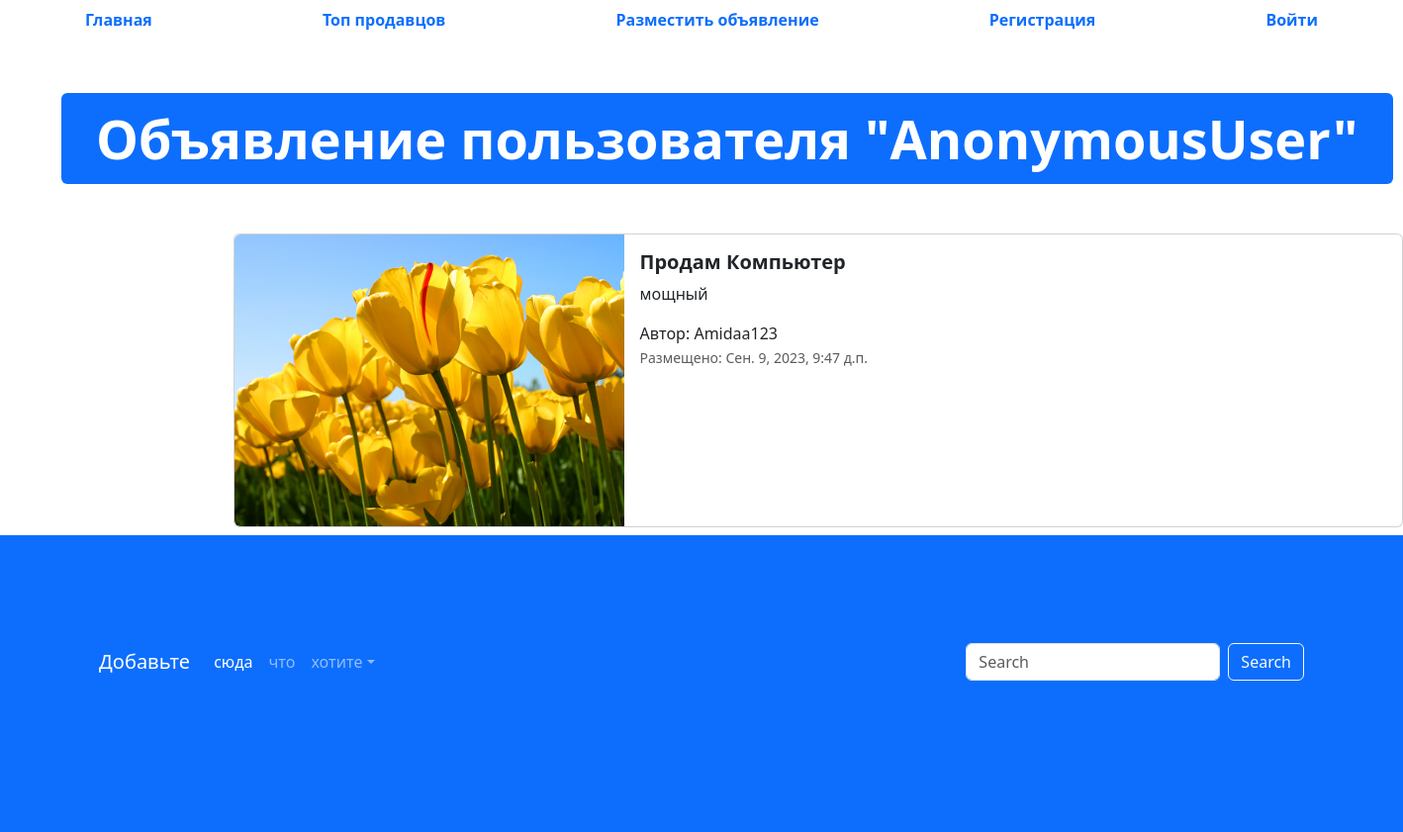
The page /advertisement/10 on the database its author committed.
### app_advertisement/models.py (models this page shows, shortened)
class Advertisement(models.Model):
    title = models.CharField(
        max_length=80,
        verbose_name="Название"
    )
    description = models.TextField(
        verbose_name="Описание"
    )
    price = models.DecimalField(
        max_digits=10,
        decimal_places=2,
        verbose_name="Цена"
    )
    auction = models.BooleanField(
        verbose_name="Торг",
        default=False
    )
    created_at = models.DateTimeField(
        auto_now_add=True,
        verbose_name="Дата публикации"
    )
    updated_at = models.DateTimeField(
        auto_now=True,
        verbose_name="Дата редактирования"
    )
    user = models.ForeignKey(
        User,
        verbose_name="Пользователь",
        on_delete=models.CASCADE
    )
    image = models.ImageField(
        verbose_name="Изображение",
        upload_to="advertisements/",
        null = True,
        blank = True
    )
    class Meta:
        db_table = "advertisement"

### app_advertisement/views.py (the view)
# urls.py: path("advertisement/<int:pk>", advertisement_view, name="advert"),
def advertisement_view(request, pk):
    advertisement = Advertisement.objects.get(pk=pk)
    context = {
        "adv": advertisement,
    }
    return render(request, "app_advertisement/advertisement.html", context)

### templates/app_advertisement/advertisement.html (shortened to what this page needs)
{% extends 'base.html' %}
{% load static %}
{% block content%}
<ul class="nav nav-pills sticky-top bg-white nav-fill">
  <li class="nav-item">
    <a class="nav-link" aria-current="page" href="{% url 'main-page' %}">
      <span style="font-weight: bold;">Главная</span>
    </a>
  </li>
  <li class="nav-item">
    <a class="nav-link" href="{% url 'top-sellers' %}"><span style="font-weight: bold;">Топ продавцов</span>
    </a>
  </li>
  <li class="nav-item">
    <a class="nav-link" href="{% url 'adv-post' %}">
      <span style="font-weight: bold;">Разместить объявление</span>
    </a>
  </li>
  {% if user.is_authenticated %}
  <li class="nav-item">
    <a class="nav-link" href="{% url 'profile' %}">
      <span style="font-weight: bold;">Профиль</span>
    </a>
  </li>
  <li class="nav-item">
    <a class="nav-link" href="{% url 'logout' %}">
      <span style="font-weight: bold;">Выйти</span>
    </a>
  </li>
  {% else %}
  <li class="nav-item">
    <a class="nav-link" href="{% url 'register' %}">
      <span style="font-weight: bold;">Регистрация</span>
    </a>
  </li>
  <li class="nav-item">
    <a class="nav-link" href="{% url 'login' %}">
      <span style="font-weight: bold;">Войти</span>
    </a>
  </li>
  {% endif %}
</ul>
  <div class="container" style="margin: 50px;">
    <div class="display-2">
      <span class="badge bg-primary">Объявление пользователя "{{ user }}"</span>
    </div>
  </div>
  <div class="col offset-2">
    <div class="card mb-2" style="max-width: 1200px; margin-top: 20px;">
      <div class="row g-0">
        <div class="col-md-4">
          <a href="#" class="nav-link">
            <img src="{% if adv.image %} {{ adv.image }} {% else %} {% static 'img/adv.png' %} {% endif %}" class="img-fluid rounded-start" alt="Card title">
          </a>
        </div>
        <div class="col">
          <div class="card-body">
            <h5 class="card-title">
              <a href="#" class="nav-link"><strong>Продам {{ adv.title }}</strong></a>
            </h5>
            <p class="card-text">
              {{ adv.description }}
            </p>
            <span>Автор: {{ adv.user }}</span>
            <p class="card-text"><small class="text-muted">Размещено: {{ adv.created_at }}</small></p>
          </div>
        </div>
      </div>
    </div>
  </div>
  <footer style="padding: 100px; min-height: 300px;" class="bg-primary">
    <nav class="navbar navbar-expand-sm navbar-dark">
      <a class="navbar-brand" href="#">Добавьте</a>
      <div class="collapse navbar-collapse" id="collapsibleNavId">
        <ul class="navbar-nav me-auto mt-2 mt-lg-0">
          <li class="nav-item">
            <a class="nav-link active" href="#" aria-current="page">сюда</a>
          </li>
          <li class="nav-item">
            <a class="nav-link" href="#">что</a>
          </li>
          <li class="nav-item dropdown">
            <a class="nav-link dropdown-toggle" href="#" id="dropdownId" data-bs-toggle="dropdown" aria-haspopup="true"
              aria-expanded="false">хотите</a>
          </li>
        </ul>
        <form class="d-flex my-2 my-lg-0">
          <input class="form-control me-sm-2" type="text" placeholder="Search">
          <button class="btn btn-outline-light my-2 my-sm-0" type="submit">Search</button>
        </form>
      </div>
    </nav>
  </footer>
{% endblock %}

### rows shown on the page
Advertisement: image (picture), title "Компьютер", description "мощный", user "Amidaa123", created_at "Сен. 9, 2023, 9:47 д.п."

### other values the page prints
{{ user }} "AnonymousUser"
